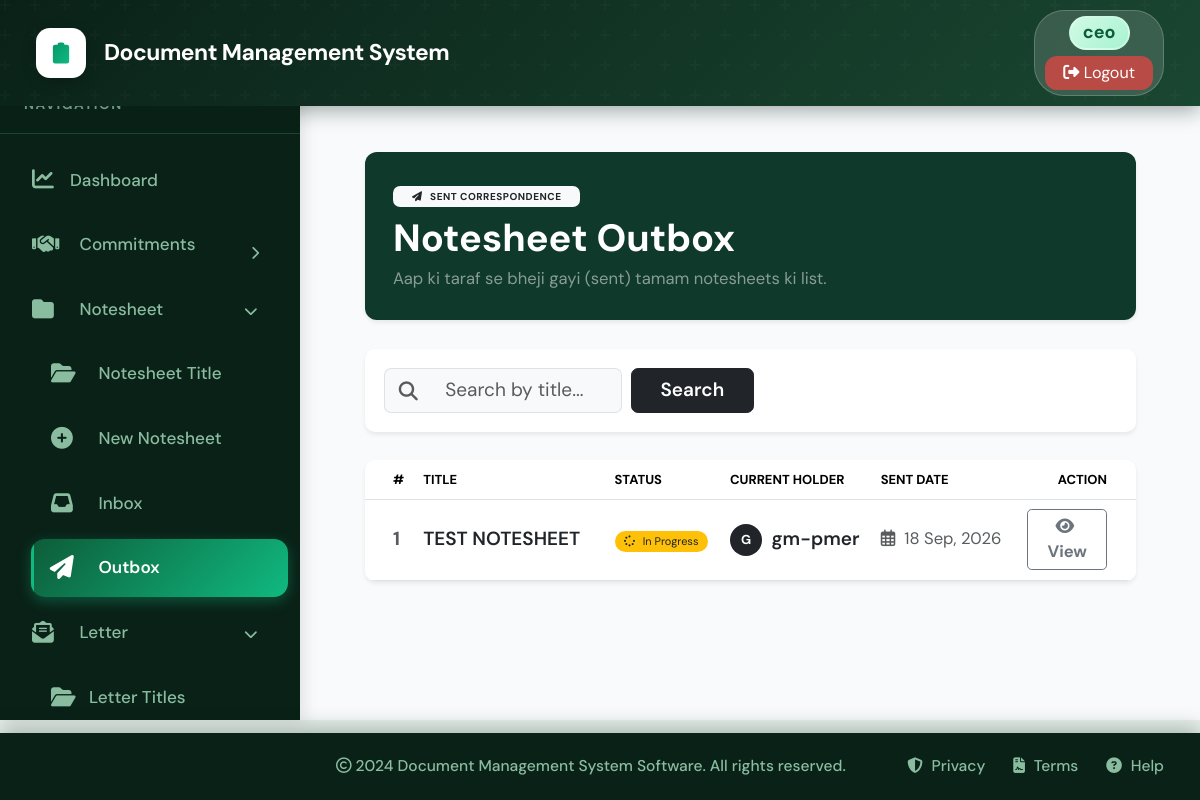
The page /notesheet/outbox/ (signed in) on the database its author committed.
### core/models.py (models this page shows, shortened)
class Notesheet(models.Model):
    STATUS_CHOICES = (
        ('Pending', 'Pending'),
        ('In Progress', 'Seen'),
        ('Returned', 'Returned'),
        ('Completed', 'Completed'),
    )
    file = models.ForeignKey(File, on_delete=models.CASCADE, related_name='notesheets', null=True, blank=True)
    title = models.CharField(max_length=200, db_index=True)
    created_by = models.ForeignKey(User, on_delete=models.CASCADE, related_name="created_notesheets")
    current_holder = models.ForeignKey(User, on_delete=models.SET_NULL, null=True, blank=True, related_name="notesheets_in_hand")
    status = models.CharField(max_length=20, choices=STATUS_CHOICES, default="Pending", db_index=True)
    due_date = models.DateField(null=True, blank=True, db_index=True)
    is_seen = models.BooleanField(default=False)
    seen_at = models.DateTimeField(null=True, blank=True)
    created_at = models.DateTimeField(auto_now_add=True)
    updated_at = models.DateTimeField(auto_now=True)
    class Meta:
        ordering = ['-created_at']

### core/views.py (the view)
# urls.py: path('notesheet/outbox/', views.notesheet_outbox, name='notesheet_outbox'),
@login_required
def notesheet_outbox(request):
    notesheets = Notesheet.objects.filter(
        created_by=request.user
    ).exclude(current_holder=request.user).order_by('-updated_at')
    return render(request, 'notesheet_outbox.html', {'notesheets': notesheets})

### core/context_processors.py (called while the page is built)
def notifications_processor(request):
    if request.user.is_authenticated:
        unread_notifications = Notification.objects.filter(recipient=request.user, is_read=False)[:5]
        unread_count = Notification.objects.filter(recipient=request.user, is_read=False).count()
        return {
            'unread_notifications': unread_notifications,
            'unread_notifications_count': unread_count
        }
    return {}

### core/models.py (called while the page is built)
    def __eq__(self, other):
        if isinstance(other, str):
            return self.code == other or self.category == other or self.name == other
        return super().__eq__(other)

### core/templates/notesheet_outbox.html (shortened to what this page needs)
{% extends 'base.html' %}
{% block content %}
<div class="container-fluid pt-2 pb-4 px-4">
    <div class="card border-0 text-white mb-4 shadow-sm" style="background-color: #0f392b; border-radius: 12px;">
        <div class="card-body p-4 d-flex justify-content-between align-items-center flex-wrap gap-3">
            <div>
                <span class="badge bg-light text-dark fw-bold mb-2 px-3 py-1 text-uppercase"
                    style="font-size: 10px; letter-spacing: 0.5px;">
                    <i class="fas fa-paper-plane me-1"></i> Sent Correspondence
                </span>
                <h2 class="fw-bold mb-1">Notesheet Outbox</h2>
                <p class="mb-0 text-white-50 small">Aap ki taraf se bheji gayi (sent) tamam notesheets ki list.</p>
            </div>
        </div>
    </div>
    <div class="card border-0 shadow-sm mb-4" style="border-radius: 10px;">
        <div class="card-body p-3">
            <form method="GET" action="{% url 'notesheet_outbox' %}" class="row g-2 align-items-center">
                <div class="col-md-6 col-lg-4">
                    <div class="input-group">
                        <span class="input-group-text bg-light border-end-0 text-muted">
                            <i class="fas fa-search"></i>
                        </span>
                        <input type="text" name="search" class="form-control bg-light border-start-0"
                            placeholder="Search by title..."
                            value="{{ search_query|default:'' }}">
                    </div>
                </div>
                <div class="col-auto">
                    <button type="submit" class="btn btn-dark fw-semibold px-4">Search</button>
                </div>
            </form>
        </div>
    </div>
    <div class="card border-0 shadow-sm" style="border-radius: 10px; overflow: hidden;">
        <div class="card-body p-0">
            <div class="table-responsive">
                <table class="table table-hover align-middle mb-0">
                    <thead style="background-color: #f8f9fa; font-size: 13px;" class="text-uppercase text-muted">
                        <tr>
                            <th class="ps-4" style="width: 5%;">#</th>
                            <th style="width: 25%;">Title</th>
                            <th style="width: 15%;">Status</th>
                            <th style="width: 20%;">Current Holder</th>
                            <th style="width: 20%;">Sent Date</th>
                            <th class="text-end pe-4" style="width: 15%;">Action</th>
                        </tr>
                    </thead>
                    <tbody>
                        {% for notesheet in notesheets %}
                        <tr>
                            <td class="ps-4 text-muted fw-bold">
                                {{ forloop.counter }}
                            </td>
                            <td>
                                <a href="{% url 'view_notesheet' notesheet.id %}"
                                    class="text-decoration-none text-dark fw-semibold d-block text-truncate"
                                    style="max-width: 100%;">
                                    {{ notesheet.title }}
                                </a>
                            </td>
                            <td>
                                {% if notesheet.status == 'Pending' %}
                                <span class="badge bg-danger text-white rounded-pill px-2 py-1"
                                    style="font-size: 11px; animation: pulse 1.5s infinite;">
                                    <i class="fas fa-clock me-1"></i> Pending
                                </span>
                                {% elif notesheet.status == 'In Progress' %}
                                <span class="badge bg-warning text-dark rounded-pill px-2 py-1"
                                    style="font-size: 11px; font-weight: normal;">
                                    <i class="fas fa-spinner me-1"></i> In Progress
                                </span>
                                {% elif notesheet.status == 'Returned' %}
                                <span class="badge bg-danger-subtle text-danger border border-danger-subtle rounded-pill px-2 py-1"
                                    style="font-size: 11px; font-weight: normal;">
                                    <i class="fas fa-undo me-1"></i> Returned
                                </span>
                                {% elif notesheet.status == 'Completed' %}
                                <span class="badge bg-light text-muted border rounded-pill px-2 py-1"
                                    style="font-size: 11px; font-weight: normal;">
                                    <i class="fas fa-check-double me-1 text-success"></i> Completed
                                </span>
                                {% else %}
                                <span class="badge bg-light text-muted border rounded-pill px-2 py-1"
                                    style="font-size: 11px; font-weight: normal;">
                                    {{ notesheet.status }}
                                </span>
                                {% endif %}
                            </td>
                            <td>
                                {% if notesheet.current_holder %}
                                <div class="d-flex align-items-center">
                                    <div class="avatar-sm rounded-circle bg-dark text-white d-flex align-items-center justify-content-center me-2 fw-bold"
                                        style="width: 32px; height: 32px; font-size: 13px;">
                                        {{ notesheet.current_holder.username|slice:":1"|upper }}
                                    </div>
                                    <div class="text-dark fw-semibold">{{ notesheet.current_holder.username }}</div>
                                </div>
                                {% else %}
                                <span class="text-muted small fst-italic">Unassigned</span>
                                {% endif %}
                            </td>
                            <td class="text-muted small">
                                <i class="far fa-calendar-alt me-1"></i> {{ notesheet.created_at|date:"d M, Y" }}
                            </td>
                            <td class="text-end pe-4">
                                <a href="{% url 'view_notesheet' notesheet.id %}"
                                    class="btn btn-sm btn-outline-secondary fw-bold px-3">
                                    <i class="fas fa-eye me-1"></i> View
                                </a>
                            </td>
                        </tr>
                        {% endfor %}
                    </tbody>
                </table>
            </div>
        </div>
    </div>
</div>
{% endblock %}

### core/templates/base.html (style rules this page uses)
:root { --primary-color: #10b981; --primary-dark: #059669; --primary-light: #34d399; --secondary-color: #1a4731; --dark-bg: #0d2b1e; --sidebar-bg: #0a2118; --hover-bg: #1a4731; --text-light: #8abda0; --text-dark: #0d2b1e; --border-color: #1a4731; --success: #10b981; --warning: #f59e0b; --danger: #ef4444; --info: #06b6d4; }
* { margin: 0; padding: 0; box-sizing: border-box; }
html { font-size: 19px; }
body { font-family: 'DM Sans', -apple-system, BlinkMacSystemFont, 'Segoe UI', sans-serif; background-color: #e8f0eb; min-height: 100vh; display: flex; flex-direction: column; font-size: 1rem; }

### rows shown on the page
Notesheet: title "TEST NOTESHEET", status "In Progress" (drawn), current_holder.username "G", current_holder.username "gm-pmer", created_at "18 Sep, 2026"
